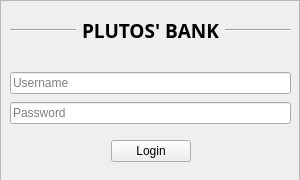
<?xml version="1.0" encoding="UTF-8"?>
<ui version="4.0">
 <class>tela_login</class>
 <widget class="QWidget" name="tela_login">
  <property name="enabled">
   <bool>true</bool>
  </property>
  <property name="geometry">
   <rect>
    <x>0</x>
    <y>0</y>
    <width>300</width>
    <height>180</height>
   </rect>
  </property>
  <property name="minimumSize">
   <size>
    <width>300</width>
    <height>180</height>
   </size>
  </property>
  <property name="maximumSize">
   <size>
    <width>300</width>
    <height>180</height>
   </size>
  </property>
  <property name="baseSize">
   <size>
    <width>300</width>
    <height>180</height>
   </size>
  </property>
  <property name="font">
   <font>
    <family>Goudy Stout</family>
    <pointsize>14</pointsize>
   </font>
  </property>
  <property name="cursor">
   <cursorShape>ArrowCursor</cursorShape>
  </property>
  <property name="mouseTracking">
   <bool>false</bool>
  </property>
  <property name="windowTitle">
   <string>Tela Inicial</string>
  </property>
  <property name="windowIcon">
   <iconset>
    <normaloff>../icons/foto_klovis.ico</normaloff>../icons/foto_klovis.ico</iconset>
  </property>
  <property name="layoutDirection">
   <enum>Qt::LeftToRight</enum>
  </property>
  <property name="autoFillBackground">
   <bool>false</bool>
  </property>
  <property name="styleSheet">
   <string notr="true">border-color: rgb(171, 171, 171);</string>
  </property>
  <widget class="QFrame" name="frame_tela_login">
   <property name="geometry">
    <rect>
     <x>0</x>
     <y>0</y>
     <width>300</width>
     <height>200</height>
    </rect>
   </property>
   <property name="minimumSize">
    <size>
     <width>300</width>
     <height>200</height>
    </size>
   </property>
   <property name="maximumSize">
    <size>
     <width>300</width>
     <height>200</height>
    </size>
   </property>
   <property name="baseSize">
    <size>
     <width>300</width>
     <height>200</height>
    </size>
   </property>
   <property name="frameShape">
    <enum>QFrame::StyledPanel</enum>
   </property>
   <property name="frameShadow">
    <enum>QFrame::Raised</enum>
   </property>
   <widget class="QWidget" name="verticalLayoutWidget">
    <property name="geometry">
     <rect>
      <x>10</x>
      <y>70</y>
      <width>281</width>
      <height>56</height>
     </rect>
    </property>
    <layout class="QVBoxLayout" name="layout_v_1">
     <item>
      <layout class="QHBoxLayout" name="layout_h_3">
       <item>
        <widget class="QLineEdit" name="input_user">
         <property name="styleSheet">
          <string notr="true"/>
         </property>
         <property name="placeholderText">
          <string>Username</string>
         </property>
        </widget>
       </item>
      </layout>
     </item>
     <item>
      <layout class="QHBoxLayout" name="layout_h_4">
       <item>
        <widget class="QLineEdit" name="input_passwd">
         <property name="styleSheet">
          <string notr="true"/>
         </property>
         <property name="inputMask">
          <string/>
         </property>
         <property name="echoMode">
          <enum>QLineEdit::Password</enum>
         </property>
         <property name="placeholderText">
          <string>Password</string>
         </property>
        </widget>
       </item>
      </layout>
     </item>
    </layout>
   </widget>
   <widget class="QWidget" name="horizontalLayoutWidget">
    <property name="geometry">
     <rect>
      <x>10</x>
      <y>10</y>
      <width>281</width>
      <height>41</height>
     </rect>
    </property>
    <layout class="QHBoxLayout" name="layout_h_1">
     <property name="sizeConstraint">
      <enum>QLayout::SetDefaultConstraint</enum>
     </property>
     <property name="leftMargin">
      <number>0</number>
     </property>
     <item>
      <widget class="Line" name="line_1">
       <property name="orientation">
        <enum>Qt::Horizontal</enum>
       </property>
      </widget>
     </item>
     <item>
      <widget class="QLabel" name="window_title">
       <property name="font">
        <font>
         <family>Segoe UI Black</family>
         <pointsize>14</pointsize>
         <weight>75</weight>
         <bold>true</bold>
        </font>
       </property>
       <property name="layoutDirection">
        <enum>Qt::RightToLeft</enum>
       </property>
       <property name="text">
        <string>PLUTOS' BANK</string>
       </property>
       <property name="textFormat">
        <enum>Qt::PlainText</enum>
       </property>
       <property name="scaledContents">
        <bool>false</bool>
       </property>
       <property name="alignment">
        <set>Qt::AlignCenter</set>
       </property>
      </widget>
     </item>
     <item>
      <widget class="Line" name="line_2">
       <property name="orientation">
        <enum>Qt::Horizontal</enum>
       </property>
      </widget>
     </item>
    </layout>
   </widget>
   <widget class="QWidget" name="horizontalLayoutWidget_4">
    <property name="geometry">
     <rect>
      <x>10</x>
      <y>140</y>
      <width>281</width>
      <height>23</height>
     </rect>
    </property>
    <layout class="QHBoxLayout" name="layout_h_2">
     <item>
      <spacer name="space_h_1">
       <property name="orientation">
        <enum>Qt::Horizontal</enum>
       </property>
       <property name="sizeHint" stdset="0">
        <size>
         <width>40</width>
         <height>20</height>
        </size>
       </property>
      </spacer>
     </item>
     <item>
      <widget class="QPushButton" name="botao_login">
       <property name="cursor">
        <cursorShape>PointingHandCursor</cursorShape>
       </property>
       <property name="text">
        <string>Login</string>
       </property>
      </widget>
     </item>
     <item>
      <spacer name="space_h_2">
       <property name="orientation">
        <enum>Qt::Horizontal</enum>
       </property>
       <property name="sizeHint" stdset="0">
        <size>
         <width>40</width>
         <height>20</height>
        </size>
       </property>
      </spacer>
     </item>
    </layout>
   </widget>
  </widget>
 </widget>
 <resources>
  <include location="../icons/icons_resource.qrc"/>
 </resources>
 <connections/>
</ui>
